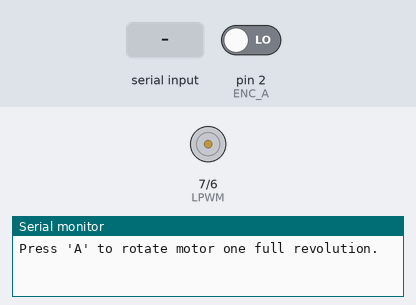
Recording of a sketch running on a simulated Arduino Uno, built with avr-gcc and run on an emulated ATmega328P. Parts: motor-driver pin pairs drawn as motors (green arrow = first pin HIGH = forward, orange = second pin HIGH = backward, longer = more drive), the last lines printed to the serial monitor. Inputs (shaded band) come from the test bench; at power-on: pin 2 (ENC_A) LOW.

Above: at 1.2 s.
1.3 s: "A" received over Serial
At 2.7 s:
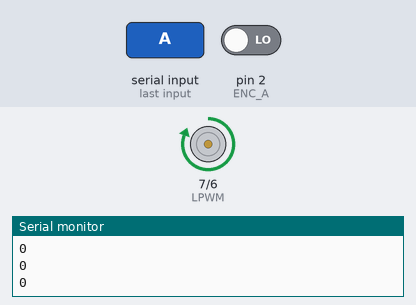
Timing chart, 0 to 4.3 s (numbered marks = the images above; inputs shaded):
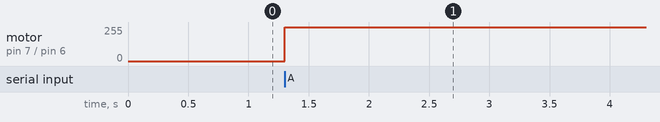

Measured:
- after the input at 1.3 s, motor on pin 7 (LPWM) / pin 6 (RPWM): stopped → forward 255/255 at once

The sketch:

one_rotation_revised.ino
```cpp
#define RPWM 6  // Motor driver RPWM
#define LPWM 7  // Motor driver LPWM
#define ENC_A 2  // Encoder Channel A (Hall effect sensor)
#define ENC_B 3  // Encoder Channel B (Hall effect sensor)
#define PPR 805 // Pulses Per Revolution (Gearbox adjusted)
#define MAX_RPM 5700/40  // Motor free speed in RPM (gearbox adjusted)

volatile long encoderTicks = 0;  // Encoder tick count
volatile bool stopMotor = false; // Flag to signal stopping the motor
volatile int lastStateA = LOW;    // Stores last known state of ENC_A

void setup() {
    pinMode(RPWM, OUTPUT);
    pinMode(LPWM, OUTPUT);
    pinMode(ENC_A, INPUT);
    pinMode(ENC_B, INPUT);

    Serial.begin(9600);  // Initialize Serial Monitor
    Serial.println("Press 'A' to rotate motor one full revolution.");

    // Attach interrupt for encoder channel A
    attachInterrupt(digitalPinToInterrupt(ENC_A), countEncoderTicks, CHANGE);
}

void loop() {
    if (Serial.available() > 0) {  // Check for user input
        char command = Serial.read();  // Read input

        if (command == 'A' || command == 'a') {  // If 'A' key is pressed
            Serial.println("Motor rotating one full revolution...");

            encoderTicks = 0;  // Reset encoder count
            stopMotor = false; // Reset stop flag

            // Start motor forward
            analogWrite(RPWM, 0);  // Set speed
            analogWrite(LPWM, 255);

            // Wait until ISR signals to stop
            while (!stopMotor) {
                delay(10);  // Small delay to allow encoder updates
              Serial.println(String(encoderTicks));


            }

            // Stop the motor safely
            analogWrite(RPWM, 0);
            analogWrite(LPWM, 0);
            Serial.println("Outside ISR: Rotation complete.");
            Serial.println("Press 'A' to rotate motor one full revolution.");
        }
    }
}

// ISR: Interrupt Service Routine for encoder counting
void countEncoderTicks() {
    int stateA = digitalRead(ENC_A);
    int stateB = digitalRead(ENC_B);

    if (stateA != lastStateA) { // Only count when state changes
        encoderTicks++;

        if (encoderTicks >= PPR) {  // Stop after one revolution
            stopMotor = true;  // Signal to stop the motor
        }
    }

    lastStateA = stateA; // Update last state
}
```
